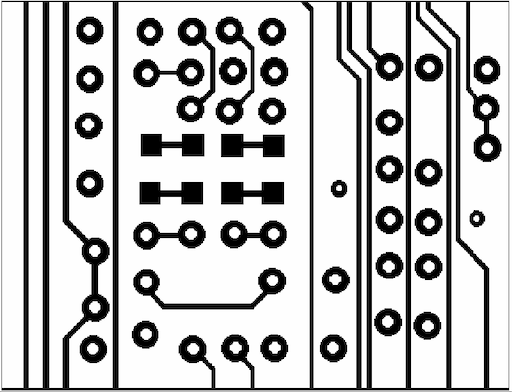
//> input picture OpenMp example/02__real_applications/014__morphological_image_processing/PCB.png, 512 x 392 px
$ ./main   (built with g++ and OpenCV 4)
//> lines starting //> are read from the running program, lines starting //| are printed output that depends on the picture
#include <opencv2/opencv.hpp>
#include <opencv2/highgui.hpp>
#include <opencv2/imgproc.hpp>

int main()
{
    cv::Mat in_img, out_img_1, out_img_2;

    in_img = cv::imread("PCB.png", cv::IMREAD_GRAYSCALE);
//> in_img is the input picture: 392 rows x 512 cols, CV_8UC1; min 0, max 255, mean 191.4

    cv::Mat element = cv::getStructuringElement(cv::MORPH_RECT, cv::Size(3, 3), cv::Point(0, 0));

    cv::dilate(in_img, out_img_1, element);
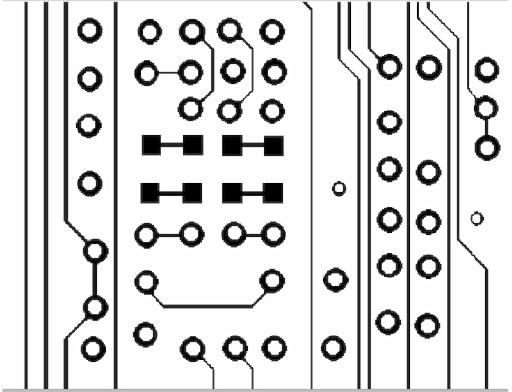
//> out_img_1: 392 rows x 512 cols, CV_8UC1; min 0, max 255, mean 216.9
    cv::erode(in_img, out_img_2, element);
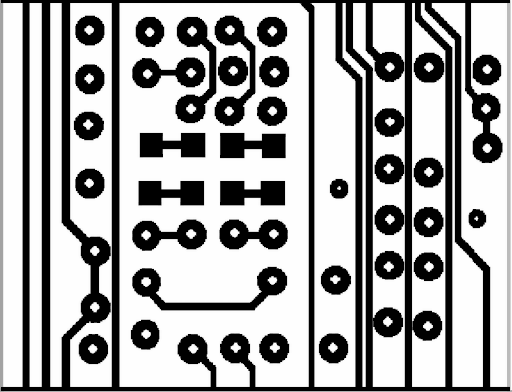
//> out_img_2: 392 rows x 512 cols, CV_8UC1; min 0, max 254, mean 164.9

    cv::namedWindow("input image", cv::WINDOW_AUTOSIZE);
    cv::namedWindow("dilation", cv::WINDOW_AUTOSIZE);
    cv::namedWindow("erosion", cv::WINDOW_AUTOSIZE);
    cv::namedWindow("output image", cv::WINDOW_AUTOSIZE);


    cv::imshow("input image", in_img);
    cv::imshow("dilation", out_img_1);
    cv::imshow("erosion", out_img_2);
    cv::imshow("output image", out_img_1 - out_img_2);
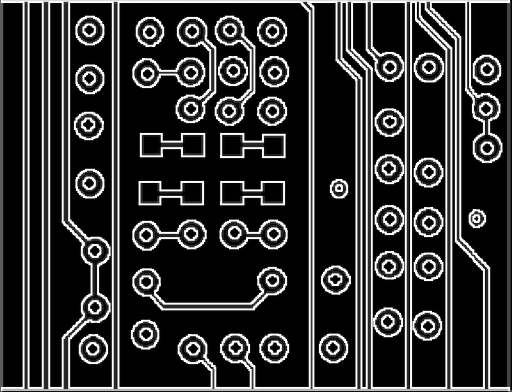
//> window 'output image': 392 rows x 512 cols, CV_8UC1; min 0, max 255, mean 52

    cv::waitKey(0);
    return 0;
}
